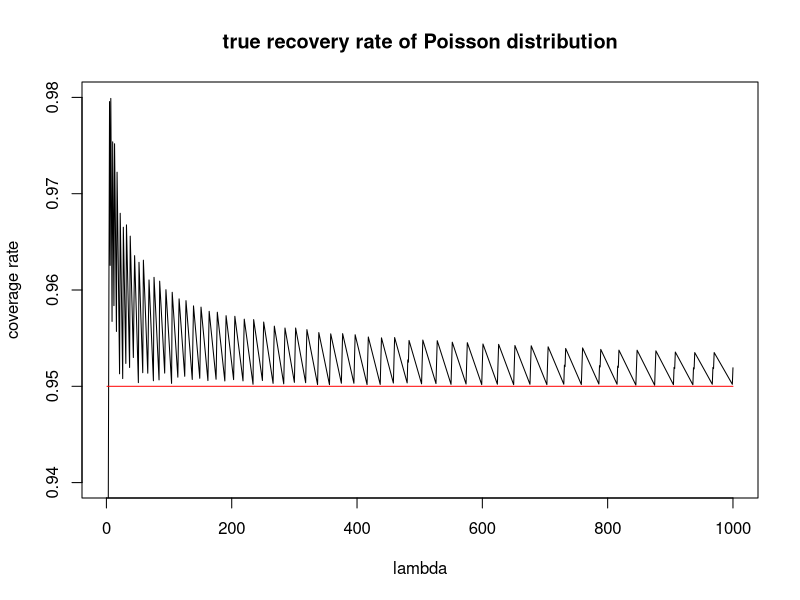
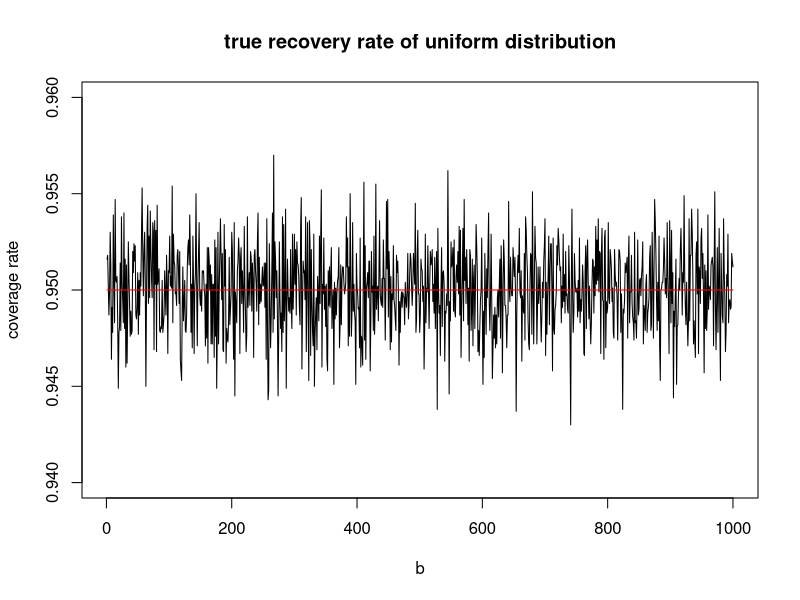
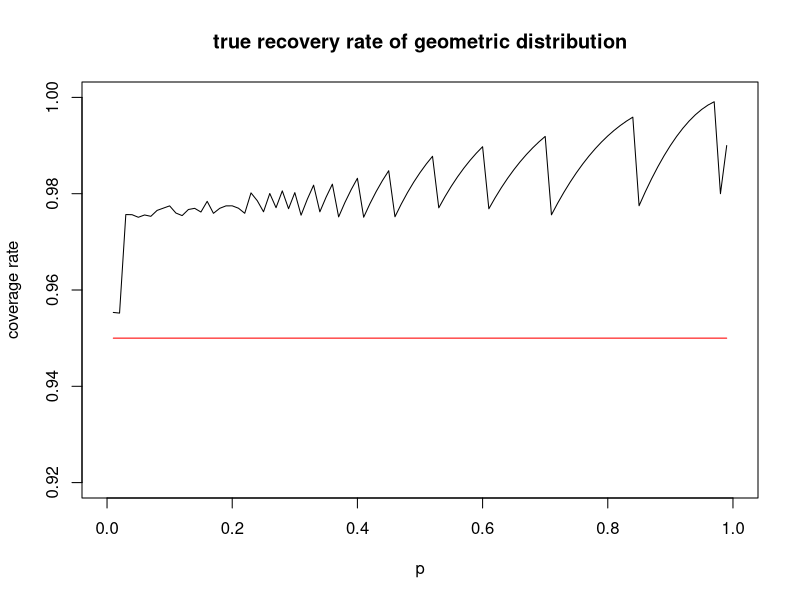
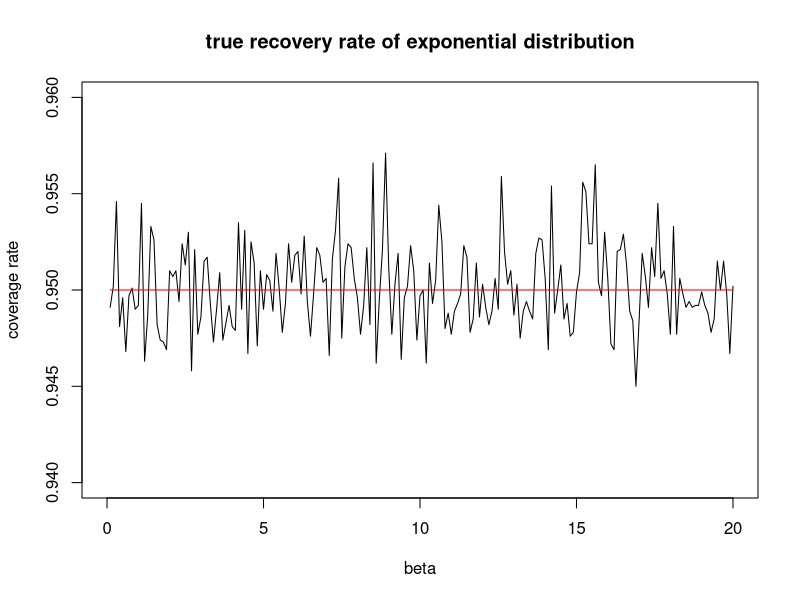

These figures' R source, in order:
## ---- chunk 1
## find the CI for a given observation value. inspiration from practice exam
pois_CI <- function(x){
    LB = qchisq(0.025, 2*x)/2
    UB = qchisq(0.975, 2*(x+1))/2
    res = c(LB, UB)
    return (res)
}
## find the true RR for a given value of lambda
pois_cov <- function(lambda){
    cov <- 0
    i = 1
    while(1){
        LB = pois_CI(i)[1]
        UB = pois_CI(i)[2]
        if(LB <= lambda & UB >= lambda){
            cov = cov + 1*dpois(i, lambda)
        }
        if(LB > lambda){
            break
        }
        else{
            i = i + 1
        }
    }
    return (cov)
}
## test the true RR for lambda ranging from 1 to 1000
lambda <- c(1:1000)
pois <- sapply(lambda, function(x) pois_cov(x))
plot(lambda, pois, type='l', xlim=c(1,1000), ylim=c(0.94,0.98), main="true recovery rate of Poisson distribution", xlab="lambda", ylab="coverage rate")
lines(x=lambda,y=rep(0.95,length(lambda)),col="red")
## ---- chunk 2
## find the CI for a given observation value
unif_CI <- function(x){
    res = c(x/0.975, x/0.025) ## solution for the boundary condition
    return (res)
}
## find the true RR for a given value of b
unif_cov <- function(b, sample_size = 1e4){
    cov <- 0
    sample <- runif(sample_size, 0, b) ## generate random samples
    for(i in 1:sample_size){
        CI = unif_CI(sample[i])
        LB = CI[1]
        UB = CI[2]
        if(LB <= b & UB >= b){
            cov = cov + 1/sample_size
        }      
    }
    return (cov)
}
## test the true RR for b ranging from 1 to 1000
b <- c(1:1000)
unif <- sapply(b, function(x) unif_cov(x))
plot(b, unif, type='l', xlim=c(1,1000), ylim=c(0.94,0.96), main="true recovery rate of uniform distribution", xlab="b", ylab="coverage rate")
lines(x=b, y=rep(0.95,length(b)),col="red")
## ---- chunk 3
## find the CI for a given observation value
geom_CI <- function(x){
    if(x==1){
        ## tricky point?
        return (c(0.025, 1))
    }
    res = c(1-0.975^(1/x), 1-0.025^(1/(x-1))) ## solution for the boundary condition
    return (res)
}
## find the true RR for a given value of p
geom_cov <- function(p){
    cov <- 0
    i = 1
    while(1){
        LB = geom_CI(i)[1]
        UB = geom_CI(i)[2]
        if(LB <= p & UB >= p){
            cov = cov + 1*p*(1-p)^(i-1)
        }
        if(UB < p){
            ## stop the loop when UB decreses to a value less than p 
            break
        }
        else{
            i = i + 1
        }
    }
    return (cov)
}
## test the true RR for p ranging from 0.01 to 0.99
delta <- 0.01
p <- seq(delta, 1-delta, delta)
geom <- sapply(p, function(x) geom_cov(x))
plot(p, geom, type='l', xlim=c(0,1), ylim=c(0.92,1), main="true recovery rate of geometric distribution", xlab="p", ylab="coverage rate")
lines(x=p, y=rep(0.95,length(p)),col="red")
## ---- chunk 4
## find the CI for a given observation value
exp_CI <- function(x){
    res = c(-log(0.975)/x, -log(0.025)/x)
    ## solution for the boundary condition
    return (res)
}
## find the true RR for a given value of beta
exp_cov <- function(beta, sample_size = 1e4){
    cov <- 0
    sample <- rexp(sample_size, beta) ## generate random samples
    for(i in 1:sample_size){
        CI = exp_CI(sample[i])
        LB = CI[1]
        UB = CI[2]
        if(LB <= beta & UB >= beta){
            cov = cov + 1
        }      
    }
    return (cov/sample_size)
}
## test the true RR for beta ranging from 0.1 to 20
delta <- 0.1
beta <- seq(delta, 20, delta)
exp <- sapply(beta, function(x) exp_cov(x))
plot(beta, exp, type='l', xlim=c(0,20), ylim=c(0.94,0.96), main="true recovery rate of exponential distribution", xlab="beta", ylab="coverage rate")
lines(x=beta, y=rep(0.95,length(beta)),col="red")
